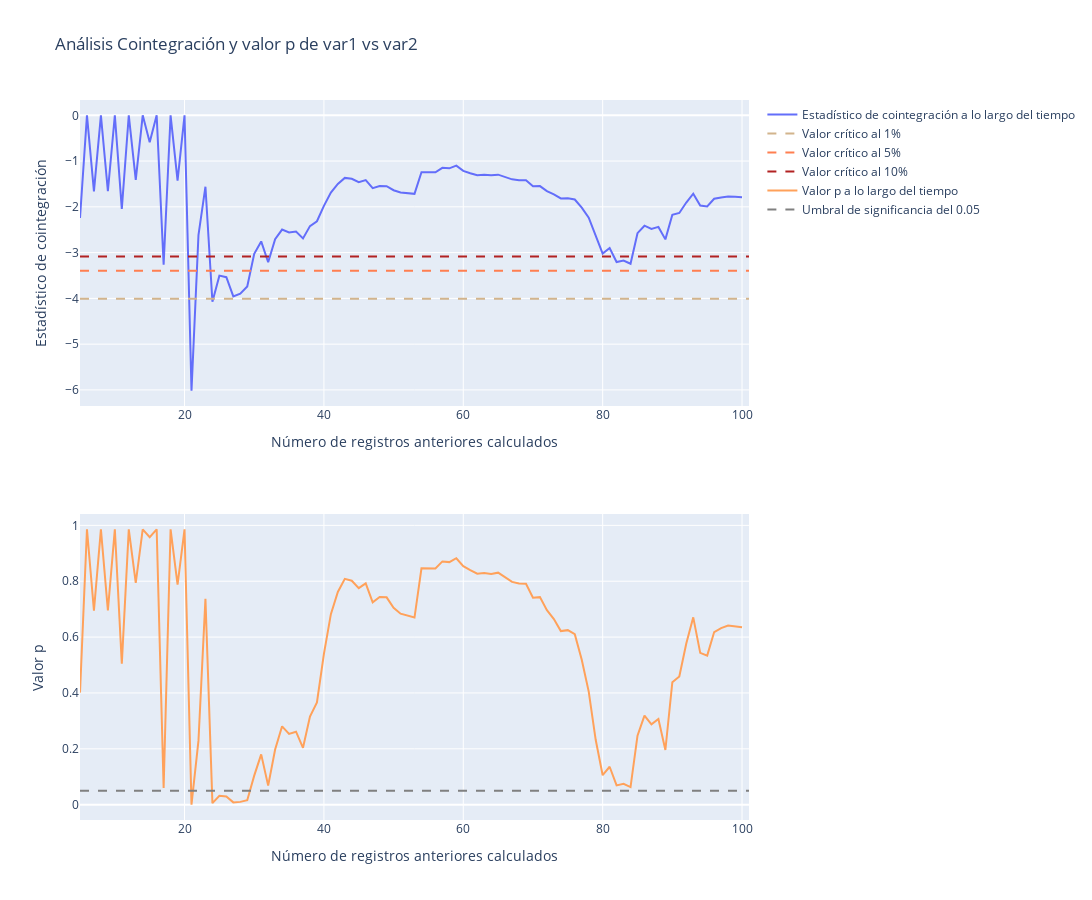

The notebook cell saved with this chart:
### Code cell
plot_cointegration(data, 'var1', 'var2')

### Figure 1 — Plotly figure (JSON) as saved in the notebook; plotly's stock layout.template omitted (floating-point values rounded to 4 significant figures)
{"data": [{"mode": "lines", "name": "Estadístico de cointegración a lo largo del tiempo", "type": "scatter", "x": [5, 6, 7, 8, 9, 10, 11, 12, 13, 14, 15, 16, 17, 18, 19, 20, 21, 22, 23, 24, 25, 26, 27, 28, 29, 30, 31, 32, 33, 34, 35, 36, 37, 38, 39, 40, 41, 42, 43, 44, 45, 46, 47, 48, 49, 50, 51, 52, 53, 54, 55, 56, 57, 58, 59, 60, 61, 62, 63, 64, 65, 66, 67, 68, 69, 70, 71, 72, 73, 74, 75, 76, 77, 78, 79, 80, 81, 82, 83, 84, 85, 86, 87, 88, 89, 90, 91, 92, 93, 94, 95, 96, 97, 98, 99, 100], "xaxis": "x", "y": [-2.245, 0, -1.661, 0, -1.659, 0, -2.045, 0, -1.411, 0, -0.587, 0, -3.264, 0, -1.428, 0, -6.017, -2.619, -1.56, -4.073, -3.503, -3.537, -3.957, -3.895, -3.741, -3.026, -2.756, -3.209, -2.706, -2.496, -2.56, -2.541, -2.689, -2.42, -2.315, -1.978, -1.689, -1.499, -1.368, -1.388, -1.462, -1.415, -1.592, -1.546, -1.548, -1.637, -1.685, -1.703, -1.715, -1.243, -1.244, -1.245, -1.148, -1.158, -1.1, -1.214, -1.266, -1.31, -1.301, -1.312, -1.297, -1.349, -1.399, -1.417, -1.419, -1.551, -1.546, -1.657, -1.726, -1.817, -1.81, -1.839, -2.019, -2.238, -2.611, -3.02, -2.9, -3.206, -3.173, -3.243, -2.575, -2.412, -2.481, -2.438, -2.711, -2.173, -2.133, -1.906, -1.713, -1.971, -1.99, -1.824, -1.795, -1.776, -1.782, -1.788], "yaxis": "y"}, {"line": {"color": "#D2B48C", "dash": "dash"}, "mode": "lines", "name": "Valor crítico al 1%", "type": "scatter", "x": [5, 101], "xaxis": "x", "y": [-4.01, -4.01], "yaxis": "y"}, {"line": {"color": "#FF7F50", "dash": "dash"}, "mode": "lines", "name": "Valor crítico al 5%", "type": "scatter", "x": [5, 101], "xaxis": "x", "y": [-3.399, -3.399], "yaxis": "y"}, {"line": {"color": "#B22222", "dash": "dash"}, "mode": "lines", "name": "Valor crítico al 10%", "type": "scatter", "x": [5, 101], "xaxis": "x", "y": [-3.088, -3.088], "yaxis": "y"}, {"mode": "lines", "name": "Valor p a lo largo del tiempo", "type": "scatter", "x": [5, 6, 7, 8, 9, 10, 11, 12, 13, 14, 15, 16, 17, 18, 19, 20, 21, 22, 23, 24, 25, 26, 27, 28, 29, 30, 31, 32, 33, 34, 35, 36, 37, 38, 39, 40, 41, 42, 43, 44, 45, 46, 47, 48, 49, 50, 51, 52, 53, 54, 55, 56, 57, 58, 59, 60, 61, 62, 63, 64, 65, 66, 67, 68, 69, 70, 71, 72, 73, 74, 75, 76, 77, 78, 79, 80, 81, 82, 83, 84, 85, 86, 87, 88, 89, 90, 91, 92, 93, 94, 95, 96, 97, 98, 99, 100], "xaxis": "x2", "y": [0.4013, 0.9859, 0.6945, 0.9859, 0.6953, 0.9859, 0.5049, 0.9859, 0.7939, 0.9859, 0.9575, 0.9859, 0.0598, 0.9859, 0.7878, 0.9859, 1.494e-06, 0.2293, 0.7374, 0.005633, 0.03216, 0.02924, 0.008262, 0.01008, 0.0162, 0.1041, 0.1802, 0.06838, 0.1976, 0.2807, 0.2532, 0.2612, 0.2037, 0.3155, 0.3663, 0.5402, 0.6821, 0.7617, 0.8084, 0.8017, 0.7754, 0.7924, 0.7243, 0.7433, 0.7423, 0.7051, 0.6838, 0.6756, 0.6699, 0.8462, 0.846, 0.8457, 0.8709, 0.8685, 0.8823, 0.8541, 0.8399, 0.8268, 0.8293, 0.8262, 0.8307, 0.8145, 0.7978, 0.7917, 0.7909, 0.7411, 0.743, 0.6962, 0.6647, 0.6216, 0.6248, 0.6106, 0.5186, 0.4047, 0.2323, 0.1055, 0.1359, 0.06897, 0.07454, 0.06305, 0.2469, 0.3191, 0.2876, 0.3069, 0.1958, 0.4386, 0.4589, 0.5772, 0.6707, 0.5435, 0.5339, 0.6179, 0.6323, 0.6412, 0.6385, 0.6353], "yaxis": "y2"}, {"line": {"color": "Grey", "dash": "dash"}, "mode": "lines", "name": "Umbral de significancia del 0.05", "type": "scatter", "x": [5, 101], "xaxis": "x2", "y": [0.05, 0.05], "yaxis": "y2"}], "layout": {"height": 900, "title": {"text": "Análisis Cointegración y valor p de var1 vs var2"}, "width": 1500, "xaxis": {"anchor": "y", "domain": [0, 1], "title": {"text": "Número de registros anteriores calculados"}}, "xaxis2": {"anchor": "y2", "domain": [0, 1], "title": {"text": "Número de registros anteriores calculados"}}, "yaxis": {"anchor": "x", "domain": [0.575, 1], "title": {"text": "Estadístico de cointegración"}}, "yaxis2": {"anchor": "x2", "domain": [0, 0.425], "title": {"text": "Valor p"}}}}
